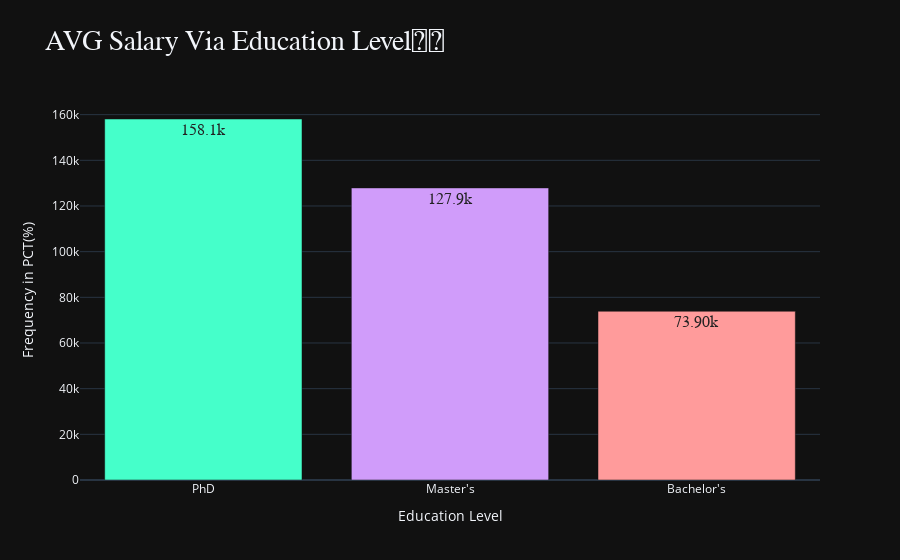

The cell this chart's notebook holds for it:
### Code cell
fig = px.bar(data_frame = salary_by_education,
             x = salary_by_education.index,
             y = salary_by_education,
             color = salary_by_education.index,
             title = "AVG Salary Via Education Level👨👩",
             color_discrete_sequence=["#45FFCA", "#D09CFA", "#FF9B9B"],
             labels= {"index" :"Education", "y": "Frequency in PCT(%)"},
             template="plotly_dark",
             text_auto = "0.4s" 
            )

custome_layout()


fig.update_traces(
    textfont = {
        "size" : 16,
        "family" :"arial",
        "color": "#222"
    },
    hovertemplate = "Education Level: %{x}<br>Average Salary: $%{y:0.4s}",
)

iplot(fig)

### Figure 1 — Plotly figure (JSON) as saved in the notebook; plotly's stock layout.template omitted (floating-point values rounded to 4 significant figures)
{"data": [{"alignmentgroup": "True", "hovertemplate": "Education Level: %{x}<br>Average Salary: $%{y:0.4s}", "legendgroup": "PhD", "marker": {"color": "#45FFCA", "pattern": {"shape": ""}}, "name": "PhD", "offsetgroup": "PhD", "orientation": "v", "showlegend": true, "textfont": {"color": "#222", "family": "arial", "size": 16}, "textposition": "auto", "texttemplate": "%{y:0.4s}", "type": "bar", "x": ["PhD"], "xaxis": "x", "y": [158100.0], "yaxis": "y"}, {"alignmentgroup": "True", "hovertemplate": "Education Level: %{x}<br>Average Salary: $%{y:0.4s}", "legendgroup": "Master's", "marker": {"color": "#D09CFA", "pattern": {"shape": ""}}, "name": "Master's", "offsetgroup": "Master's", "orientation": "v", "showlegend": true, "textfont": {"color": "#222", "family": "arial", "size": 16}, "textposition": "auto", "texttemplate": "%{y:0.4s}", "type": "bar", "x": ["Master's"], "xaxis": "x", "y": [127900.0], "yaxis": "y"}, {"alignmentgroup": "True", "hovertemplate": "Education Level: %{x}<br>Average Salary: $%{y:0.4s}", "legendgroup": "Bachelor's", "marker": {"color": "#FF9B9B", "pattern": {"shape": ""}}, "name": "Bachelor's", "offsetgroup": "Bachelor's", "orientation": "v", "showlegend": true, "textfont": {"color": "#222", "family": "arial", "size": 16}, "textposition": "auto", "texttemplate": "%{y:0.4s}", "type": "bar", "x": ["Bachelor's"], "xaxis": "x", "y": [73900.0], "yaxis": "y"}], "layout": {"barmode": "relative", "hoverlabel": {"bgcolor": "#111", "font": {"family": "arial", "size": 16}}, "legend": {"title": {"text": "Education Level"}, "tracegroupgap": 0}, "showlegend": false, "title": {"font": {"family": "tahoma", "size": 28}, "text": "AVG Salary Via Education Level👨👩"}, "xaxis": {"anchor": "y", "categoryarray": ["PhD", "Master's", "Bachelor's"], "categoryorder": "array", "domain": [0, 1], "title": {"text": "Education Level"}}, "yaxis": {"anchor": "x", "domain": [0, 1], "title": {"text": "Frequency in PCT(%)"}}}}
